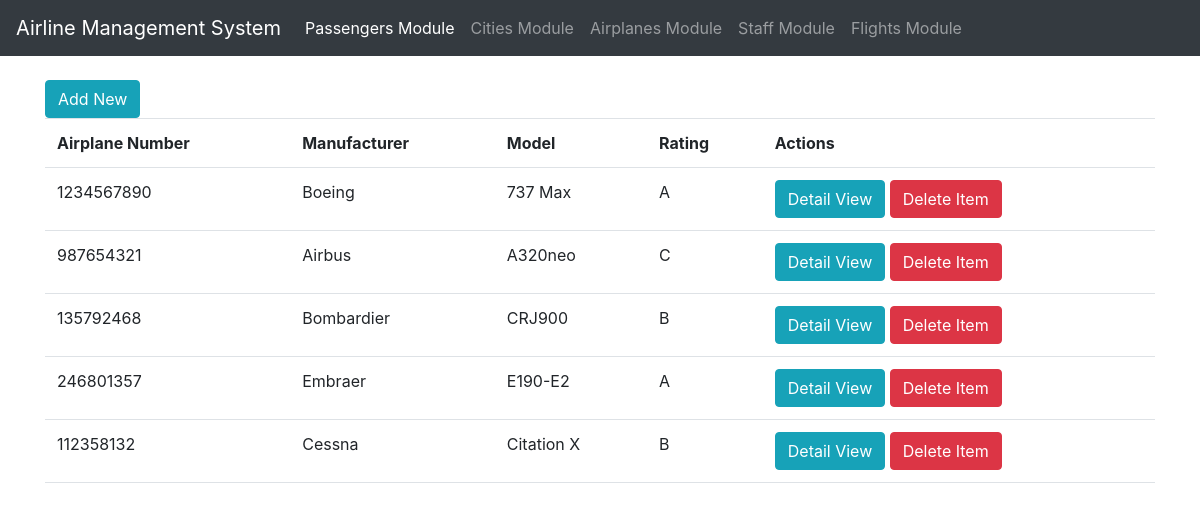
/airplane/, run on the app's committed database.
### AirplaneModule/models.py (models this page shows, shortened)
class Airplane(models.Model):
    numser = models.IntegerField()
    manufacturer = models.CharField(max_length=100)
    model = models.CharField(max_length=100)
    CHOICES = (
        ('a','A'),
        ('b','B'),
        ('c','C'),
    )
    rating = models.CharField(max_length=10,choices=CHOICES)

### AirplaneModule/views.py (the view)
# urls.py: path('', name='airplane listview', view=index),
def index(request):
    airplanes = Airplane.objects.all()
    return render(request,'airplane_listview.html',{'airplanes':airplanes})

### AirplaneModule/templates/airplane_listview.html (shortened to what this page needs)
{% extends "airplane_base.html" %}
{% block content %}
<div class="container">
    <br/>
    <a class="btn btn-info" href="{% url 'airplane add' %}">Add New</a>
    <table class="table">
        <tr>
            <th>Airplane Number</th>
            <th>Manufacturer</th>
            <th>Model</th>
            <th>Rating</th>
            <th>Actions</th>
        </tr>
        {% for airplane in airplanes %}
        <tr>
            <td>{{ airplane.numser }}</td>
            <td>{{ airplane.manufacturer }}</td>
            <td>{{ airplane.model }}</td>
            <td>{{ airplane.get_rating_display }}</td>
            <td>
                <a class="btn btn-info" href="view/{{ airplane.id }}">Detail View</a>
                <a class="btn btn-danger" href="delete/{{ airplane.id }}">Delete Item</a>
            </td>
        </tr>
        {% endfor %}
    </table>
</div>
{% endblock %}

### AirplaneModule/templates/airplane_base.html (shortened to what this page needs)
{% load static %}
<!DOCTYPE html>
<html>
    <head>
        <link href="https://cdn.jsdelivr.net/npm/bootstrap@5.3.0/dist/css/bootstrap.min.css" rel="stylesheet">
        <link href="{% static 'bootstrap/css/bootstrap.min.css' %}" rel="stylesheet">
    </head>
    <body>
        <nav class="navbar navbar-expand-lg navbar-dark bg-dark">
            <a class="navbar-brand" href="/">Airline Management System</a>
            <div class="collapse navbar-collapse" id="navbarSupportedContent">
              <ul class="navbar-nav mr-auto">
                <li class="nav-item active">
                  <a class="nav-link" href="/">Passengers Module</a>
                </li>
                <li class="nav-item">
                  <a class="nav-link" href="/city/">Cities Module</a>
                </li>
                <li class="nav-item">
                  <a class="nav-link" href="/airplane/">Airplanes Module</a>
                </li>
                <li class="nav-item">
                  <a class="nav-link" href="/staff/">Staff Module</a>
                </li>
                <li class="nav-item">
                  <a class="nav-link" href="/flight/">Flights Module</a>
                </li>
              </ul>
            </div>
          </nav>
        {% block content %}{% endblock %}
    </body>
</html>

### data on the page
Airplane: numser "1234567890", manufacturer "Boeing", model "737 Max", rating "A"
Airplane: numser "987654321", manufacturer "Airbus", model "A320neo", rating "C"
Airplane: numser "135792468", manufacturer "Bombardier", model "CRJ900", rating "B"
Airplane: numser "246801357", manufacturer "Embraer", model "E190-E2", rating "A"
Airplane: numser "112358132", manufacturer "Cessna", model "Citation X", rating "B"
